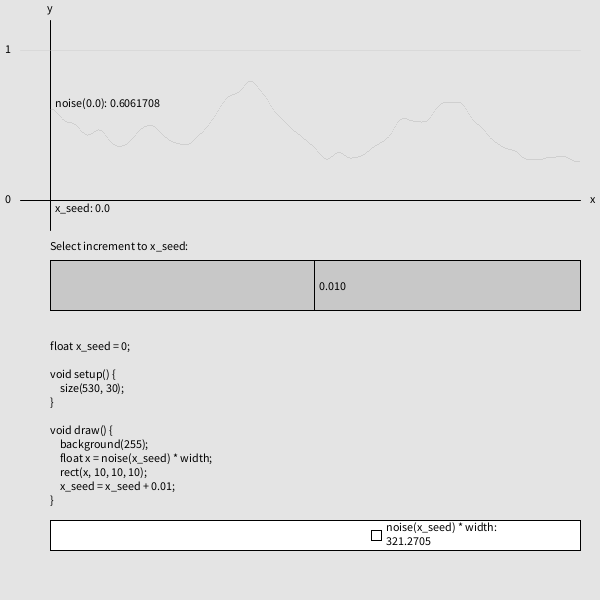
Frame 1 (no input)
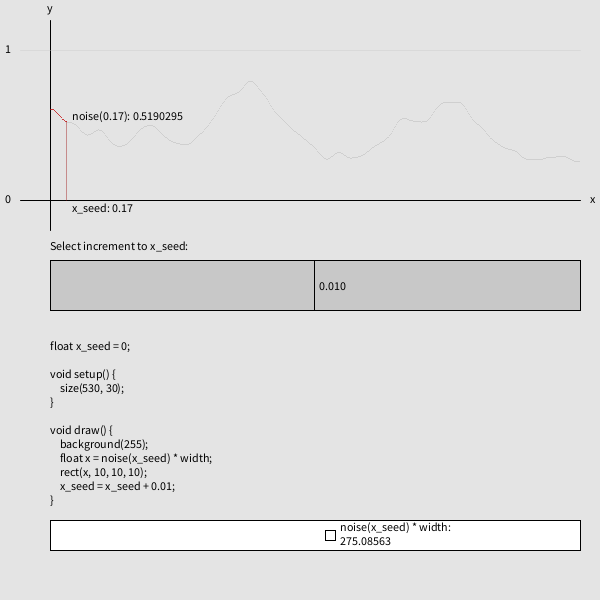
Frame 60 (the mouse pressed at the canvas centre just before this capture)
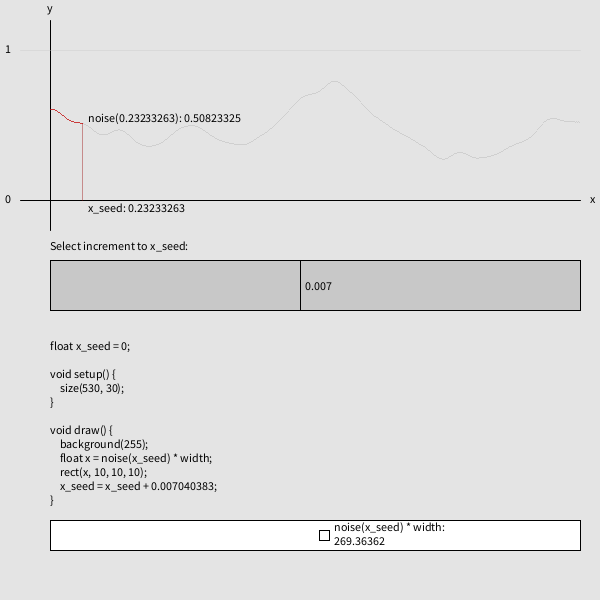
Frame 120 (the mouse held since frame 60 and released just before this capture)

The Processing sketch that drew these frames (run headless with seeded random() and noise(); from frame 60 on, the mouse is pressed at the canvas centre):

// Processing sketch: noise
// ── noise.pde
boolean animate_noise = true;

color bg_color = color(228);
color cordinates_color = color(0);
color cordinates_limit_color = color(200, 100);
color noise_color = color(200, 0, 0);
color noise_color_light = color(150, 100);
color cordinate_annotation_color = color(150, 0, 0, 100);

int padding = 20;
int origo_x = 50;
int origo_y = 200;
int cordinate_height = 250;
int noise_height = 150;
int animate_x = 0;
float noise_d = 100;
int noise_selector_x = 314;

int time = -99;
int delay = 50;

int code_x = origo_x;
int code_y = 350;

void setup() {
    size(600, 600);
}

void draw() {
    background(bg_color);
    draw_increment_control();
    drawCordinates(origo_x, origo_y, cordinate_height);
    drawCode();
    drawNoise(origo_x, origo_y);
}

void draw_increment_control() {
    fill(0);
    text("Select increment to x_seed:", origo_x, cordinate_height);
    stroke(0);
    fill(200);
    rect(origo_x, cordinate_height + 10, width - origo_x - padding, 50);
    if (mouseX > origo_x && mouseX < width - padding && mouseY > cordinate_height + 10 && mouseY < cordinate_height + 10 + 50) {
        noise_d = map(mouseX, origo_x, width - padding, 1, 300);
        noise_selector_x = mouseX;
    }
    line(noise_selector_x, cordinate_height + 10, noise_selector_x, cordinate_height + 10 + 50);
    fill(0);
    text(1.0 / noise_d, noise_selector_x + 3, cordinate_height + 40);
}

void drawCordinates(int origo_x, int origo_y, int cordinate_height) {
    fill(0);
    text("x", width - 10, origo_y + 3);
    text("y", origo_x - 3, 12);
    text("1", 5, origo_y - noise_height + 3);
    text("0", 5, origo_y + 3);
    stroke(cordinates_color);
    line(origo_x, padding, origo_x, cordinate_height - padding);
    line(padding, origo_y, width - padding, origo_y);
    stroke(cordinates_limit_color);
    line(padding, origo_y-noise_height, width - padding, origo_y-noise_height);

}

void drawCode() {
    fill(0);
    String code = "float x_seed = 0;\n\nvoid setup() {\n    size(530, 30);\n}\n\nvoid draw() {\n    background(255);\n    float x = noise(x_seed) * width;\n    rect(x, 10, 10, 10);\n    x_seed = x_seed + " + 1 / noise_d +";\n}";
    text(code, code_x, code_y);
}

void drawExplanation(float value_x, float value_noise) {
    fill(0);
    String x = ("x_seed: " + value_x);
    text(x, value_x * noise_d + 55, origo_y + 12);
    String y = ("noise(" + value_x + "): " + value_noise);
    text(y, value_x * noise_d + 55, origo_y - value_noise * noise_height - 2);
}

void drawNoise(int origo_x, int origo_y) {
    stroke(noise_color_light);
    for (int x = 0; x < width - padding - origo_x; ++x) {
        point(x + origo_x, origo_y - noise(x / noise_d)*noise_height);
    }

    stroke(noise_color);
    for (int x = 0; x < animate_x; ++x) {
        point(x + origo_x, origo_y - noise(x / noise_d)*noise_height);
        if (x == animate_x - 1) {
            stroke(cordinate_annotation_color);
            line(x + origo_x, origo_y, x + origo_x, origo_y - noise(x / noise_d)*noise_height);
        }
    }

    drawExplanation(animate_x / noise_d, noise(animate_x / noise_d));
    draw_rect(noise(animate_x / noise_d));
    

    if (millis() - time > delay) {
        if (animate_x < width - padding - origo_x) {
            animate_x++;
        } else {
            animate_x = 0;
        }
        
        time = millis();
    }
}

void draw_rect(float x) {
    stroke(0);
    fill(255);
    rect(origo_x, 520, width - origo_x - padding, 30);
    rect(origo_x + x * (width - origo_x - padding), 520 + 10, 10, 10);
    fill(0);
    String str = "noise(x_seed) * width: \n" + x * (width - origo_x - padding);
    text(str, origo_x + x * (width - origo_x - padding) + 15, 520 + 11);
}
